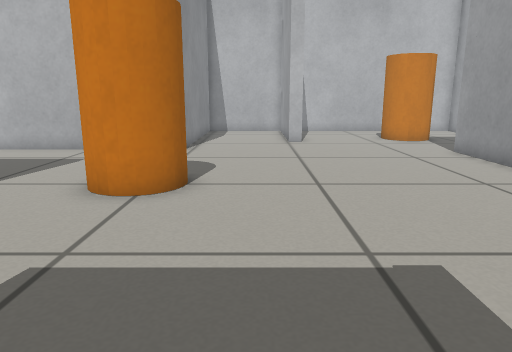
View 1 (above)

16 first-person views from a walk through a world built for the Gazebo simulator. The camera is 0.5 m above the floor, tilts 12° down and sees 70° across. The floor is counted in squares, 0.25 m on a side. Each view is taken from the middle of a square. On the plan, view 1 faces up. The plan holds only what a view shows up to about 19 squares ahead; the rest is blank.

View 2
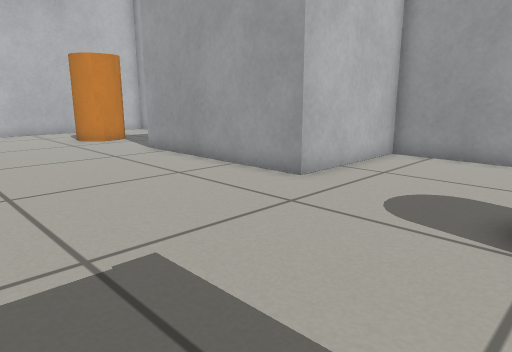

View 3
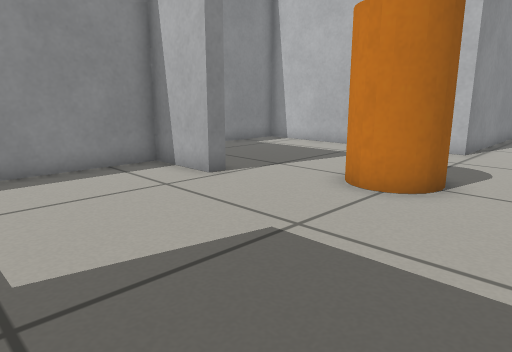

View 4
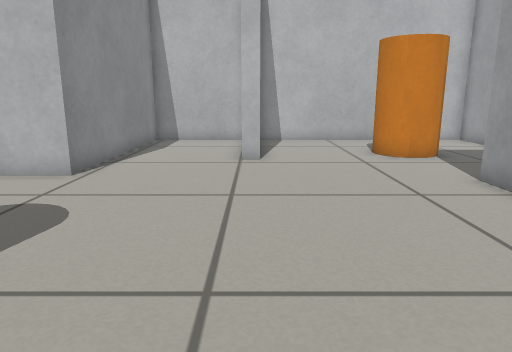

View 5
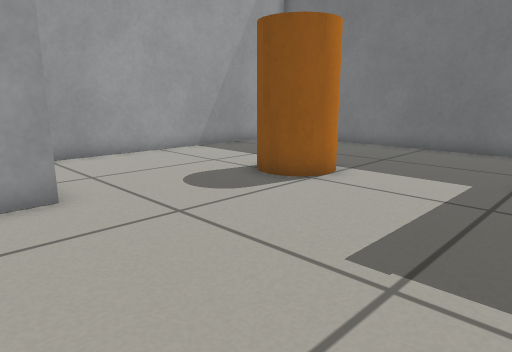

View 6
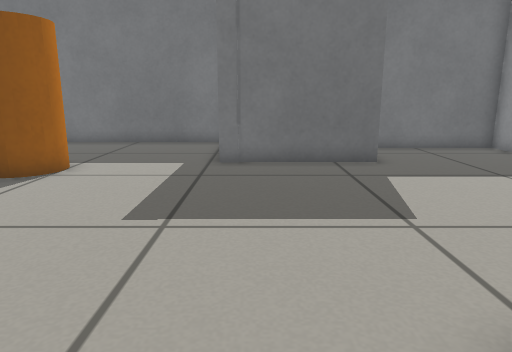

View 7
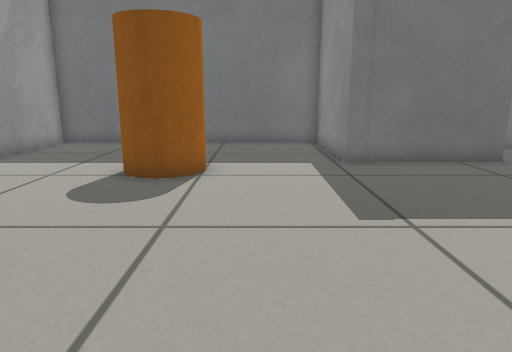

View 8
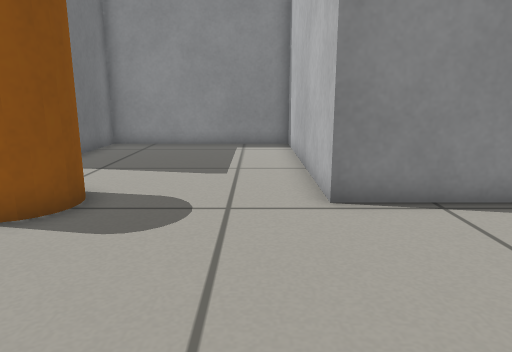

View 9
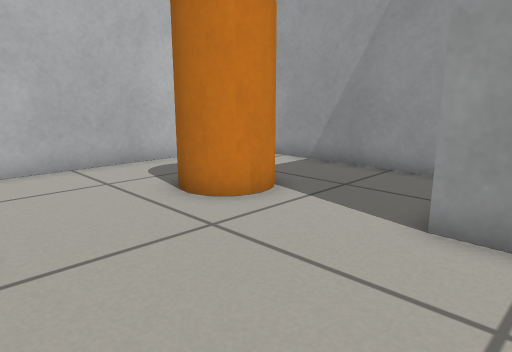

View 10
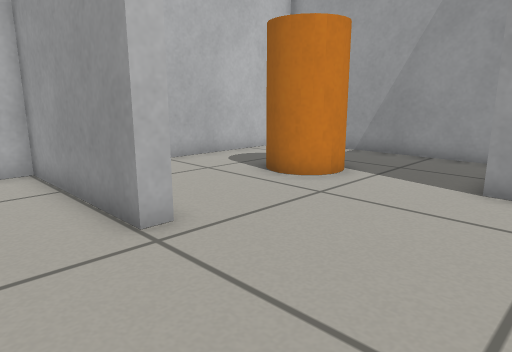

View 11
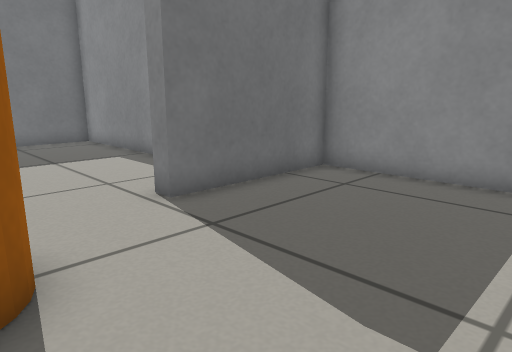

View 12
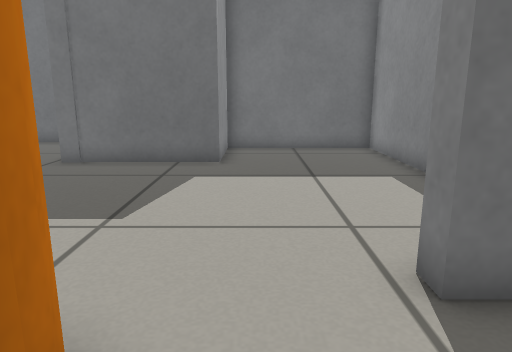

View 13
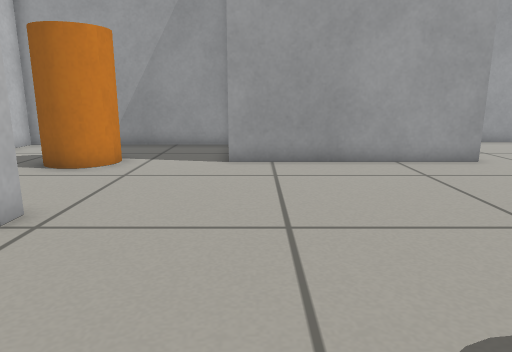

View 14
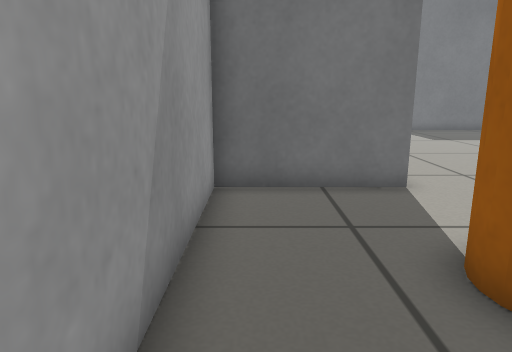

View 15
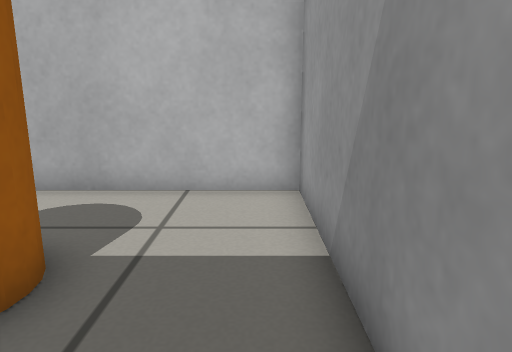

View 16
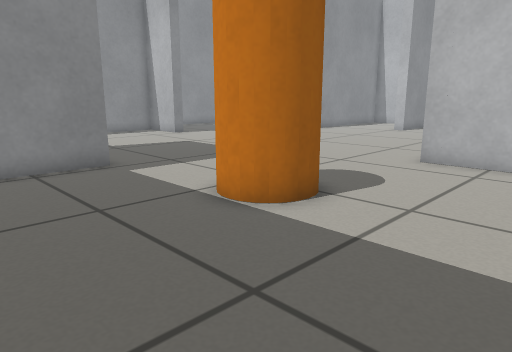

### Floor plan
Points are (right, up) in squares from view 1. A wall is a line through its corners. A room is listed if a view was taken in it or the views show most of it. See-through windows are left out.
Room 1 (views 1, 2, 3, 4, 5, 6, 7, 8, 9, 10, 11, 12, 13, 14, 15, 16)
walls: (2.2, 17.1) (1.5, 17.1) (1.5, 22.8) (-2.9, 22.8) (-2.9, 14.5) (-12.3, 14.5) (-12.3, 6.7) (-6.9, 6.7) (-6.9, 6.1) (-9.6, 6.1) (-9.6, -4.9) (-3.9, -4.9) (-3.9, -1.5) (1.2, -1.5) (1.2, -6.9) (13, -6.9) (13, 5.9) (7.6, 5.9) (7.6, 13.9) (12, 13.9) (12, 22.8) (2.1, 22.8)
objects: orange cylinder (-4, 7) to (-2, 9); orange cylinder (6, -1) to (8, 1); orange cylinder (6, 17) to (9, 19)

Where each view was taken, in squares from view 1:
view 1: 0 up, 0 right, facing up
view 2: 0 up, 0 right, facing up-right
view 3: 0 up, 1 right, facing up-left
view 4: 5 up, 2 right, facing up
view 5: 8 up, 0 right, facing down-right
view 6: 10 up, 0 right, facing down
view 7: 10 up, 4 right, facing down
view 8: 13 up, 4 right, facing left
view 9: 12 up, 2 right, facing up-right
view 10: 12 up, 1 left, facing up-right
view 11: 13 up, 3 left, facing down-left
view 12: 10 up, 5 left, facing down
view 13: 13 up, 4 left, facing right
view 14: 22 up, 11 right, facing down
view 15: 15 up, 11 right, facing up
view 16: 6 down, 12 right, facing up-left
